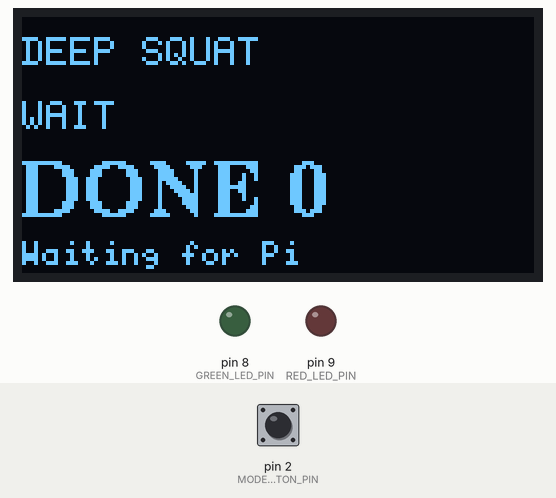
Simulated run of this sketch. Board: Arduino Uno, built with avr-gcc and run on an emulated ATmega328P. Parts: 128×64 one-colour display, output pins drawn as LEDs (lit = HIGH). The test bench sets the inputs (shaded band); at power-on: pin 2 (MODE_BUTTON_PIN) HIGH. What the sketch prints to the serial monitor is not drawn.

Above: at 1.3 s.
1.4 s: pin 2 (MODE_BUTTON_PIN) pulled LOW for 0.15 s
Timing chart, 0 to 4.4 s (numbered marks = the images above; inputs shaded):
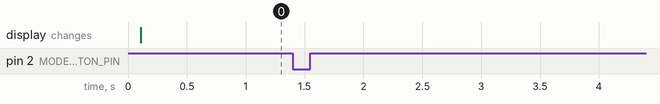

The sketch:

uno_r4_display.ino
```cpp
// Read Python's "mode|completed|status|feedback\n" messages and show them
// on the OLED/LEDs. A D2-to-GND button sends MODE_NEXT back to Python.
// Install U8g2 in Arduino IDE Library Manager before compiling this sketch.

#include <U8g2lib.h>

// Assumes a 128x64 SSD1306 I2C OLED. Change this constructor for another display.
U8G2_SSD1306_128X64_NONAME_F_HW_I2C display(U8G2_R0, U8X8_PIN_NONE);

const int GREEN_LED_PIN = 8;
const int RED_LED_PIN = 9;
const int MODE_BUTTON_PIN = 2;
int completedCount = 0;
String modeText = "DEEP SQUAT";
String statusText = "WAIT";
String feedbackText = "Waiting for Pi";
int lastButtonReading = HIGH;
int stableButtonState = HIGH;
unsigned long lastDebounceTime = 0;
const unsigned long DEBOUNCE_MS = 35;

static void update_from_line(const String &line) {
  const int firstSeparator = line.indexOf('|');
  const int secondSeparator = line.indexOf('|', firstSeparator + 1);
  const int thirdSeparator = line.indexOf('|', secondSeparator + 1);
  if (firstSeparator < 1 || secondSeparator <= firstSeparator || thirdSeparator <= secondSeparator) {
    return;
  }

  const String modeId = line.substring(0, firstSeparator);
  if (modeId == "deep_squat") modeText = "DEEP SQUAT";
  else if (modeId == "plank") modeText = "PLANK HOLD";
  else if (modeId == "bicep_curl") modeText = "BICEP CURL";
  else if (modeId == "arm_rainbow") modeText = "ARM RAINBOW";
  else if (modeId == "farmers_carry") modeText = "FARMER CARRY";
  else if (modeId == "good_morning") modeText = "GOOD MORNING";
  completedCount = line.substring(firstSeparator + 1, secondSeparator).toInt();
  statusText = line.substring(secondSeparator + 1, thirdSeparator);
  feedbackText = line.substring(thirdSeparator + 1);
}

static void draw_display() {
  display.clearBuffer();
  display.setFont(u8g2_font_6x12_tf);
  display.drawStr(0, 12, modeText.substring(0, 20).c_str());
  display.drawStr(0, 28, statusText.substring(0, 20).c_str());
  display.setFont(u8g2_font_ncenB14_tr);
  char countText[20];
  snprintf(countText, sizeof(countText), "DONE %d", completedCount);
  display.drawStr(0, 50, countText);
  display.setFont(u8g2_font_5x8_tf);
  display.drawStr(0, 62, feedbackText.substring(0, 24).c_str());
  display.sendBuffer();
}

static void update_leds() {
  const bool good = statusText == "GOOD";
  const bool needsCorrection = statusText == "DEPTH" || statusText == "HIPS" || statusText == "HEAD" ||
    statusText == "TOO_LOW" || statusText == "TOO_HIGH" || statusText == "POSTURE" ||
    statusText == "LEGS" || statusText == "TOO_FAR";
  digitalWrite(GREEN_LED_PIN, good ? HIGH : LOW);
  digitalWrite(RED_LED_PIN, needsCorrection ? HIGH : LOW);
}

static void handle_mode_button() {
  const int reading = digitalRead(MODE_BUTTON_PIN);
  if (reading != lastButtonReading) {
    lastDebounceTime = millis();
  }
  if ((millis() - lastDebounceTime) > DEBOUNCE_MS && reading != stableButtonState) {
    stableButtonState = reading;
    if (stableButtonState == LOW) {
      Serial.println("MODE_NEXT");
    }
  }
  lastButtonReading = reading;
}

void setup() {
  pinMode(MODE_BUTTON_PIN, INPUT_PULLUP);
  pinMode(GREEN_LED_PIN, OUTPUT);
  pinMode(RED_LED_PIN, OUTPUT);
  digitalWrite(GREEN_LED_PIN, LOW);
  digitalWrite(RED_LED_PIN, LOW);
  Serial.begin(115200);
  Serial.setTimeout(50);
  display.begin();
  display.setBusClock(400000);  // fast I2C so a redraw takes ~25 ms instead of ~90 ms
  draw_display();
}

void loop() {
  handle_mode_button();
  // Drain every waiting line first, then redraw once with the newest data so
  // slow screen redraws never let the USB buffer back up and drop messages.
  bool updated = false;
  while (Serial.available() > 0) {
    String line = Serial.readStringUntil('\n');
    line.trim();
    if (line.length() > 0) {
      update_from_line(line);
      updated = true;
    }
    handle_mode_button();
  }
  if (updated) {
    update_leds();
    draw_display();
  }
}
```

Measured:
- after the input at 1.4 s, every drawn part: stays the same
